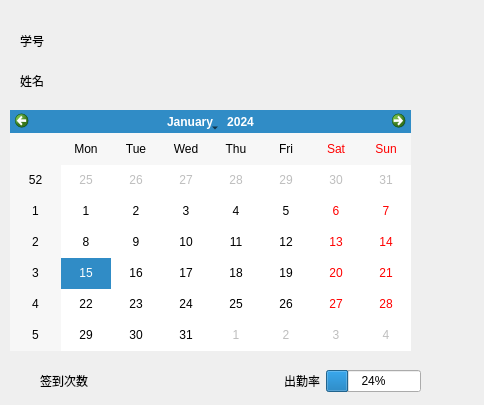
<?xml version="1.0" encoding="UTF-8"?>
<ui version="4.0">
 <class>Person</class>
 <widget class="QWidget" name="Person">
  <property name="geometry">
   <rect>
    <x>0</x>
    <y>0</y>
    <width>484</width>
    <height>405</height>
   </rect>
  </property>
  <property name="windowTitle">
   <string>Form</string>
  </property>
  <property name="windowIcon">
   <iconset resource="image.qrc">
    <normaloff>:/u=959180991,1045039734&amp;fm=26&amp;gp=0.jpg</normaloff>:/u=959180991,1045039734&amp;fm=26&amp;gp=0.jpg</iconset>
  </property>
  <widget class="QLabel" name="label">
   <property name="geometry">
    <rect>
     <x>20</x>
     <y>30</y>
     <width>111</width>
     <height>21</height>
    </rect>
   </property>
   <property name="text">
    <string>学号</string>
   </property>
  </widget>
  <widget class="QLabel" name="label_2">
   <property name="geometry">
    <rect>
     <x>20</x>
     <y>70</y>
     <width>111</width>
     <height>21</height>
    </rect>
   </property>
   <property name="text">
    <string>姓名</string>
   </property>
  </widget>
  <widget class="QCalendarWidget" name="calendarWidget">
   <property name="geometry">
    <rect>
     <x>10</x>
     <y>110</y>
     <width>401</width>
     <height>241</height>
    </rect>
   </property>
  </widget>
  <widget class="QWidget" name="layoutWidget">
   <property name="geometry">
    <rect>
     <x>40</x>
     <y>370</y>
     <width>381</width>
     <height>22</height>
    </rect>
   </property>
   <layout class="QHBoxLayout" name="horizontalLayout">
    <item>
     <widget class="QLabel" name="label_3">
      <property name="text">
       <string>签到次数</string>
      </property>
     </widget>
    </item>
    <item>
     <spacer name="horizontalSpacer">
      <property name="orientation">
       <enum>Qt::Horizontal</enum>
      </property>
      <property name="sizeHint" stdset="0">
       <size>
        <width>40</width>
        <height>20</height>
       </size>
      </property>
     </spacer>
    </item>
    <item>
     <spacer name="horizontalSpacer_2">
      <property name="orientation">
       <enum>Qt::Horizontal</enum>
      </property>
      <property name="sizeHint" stdset="0">
       <size>
        <width>40</width>
        <height>20</height>
       </size>
      </property>
     </spacer>
    </item>
    <item>
     <widget class="QLabel" name="label_4">
      <property name="text">
       <string>出勤率</string>
      </property>
     </widget>
    </item>
    <item>
     <widget class="QProgressBar" name="progressBar">
      <property name="value">
       <number>24</number>
      </property>
     </widget>
    </item>
   </layout>
  </widget>
 </widget>
 <resources>
  <include location="image.qrc"/>
 </resources>
 <connections/>
</ui>
